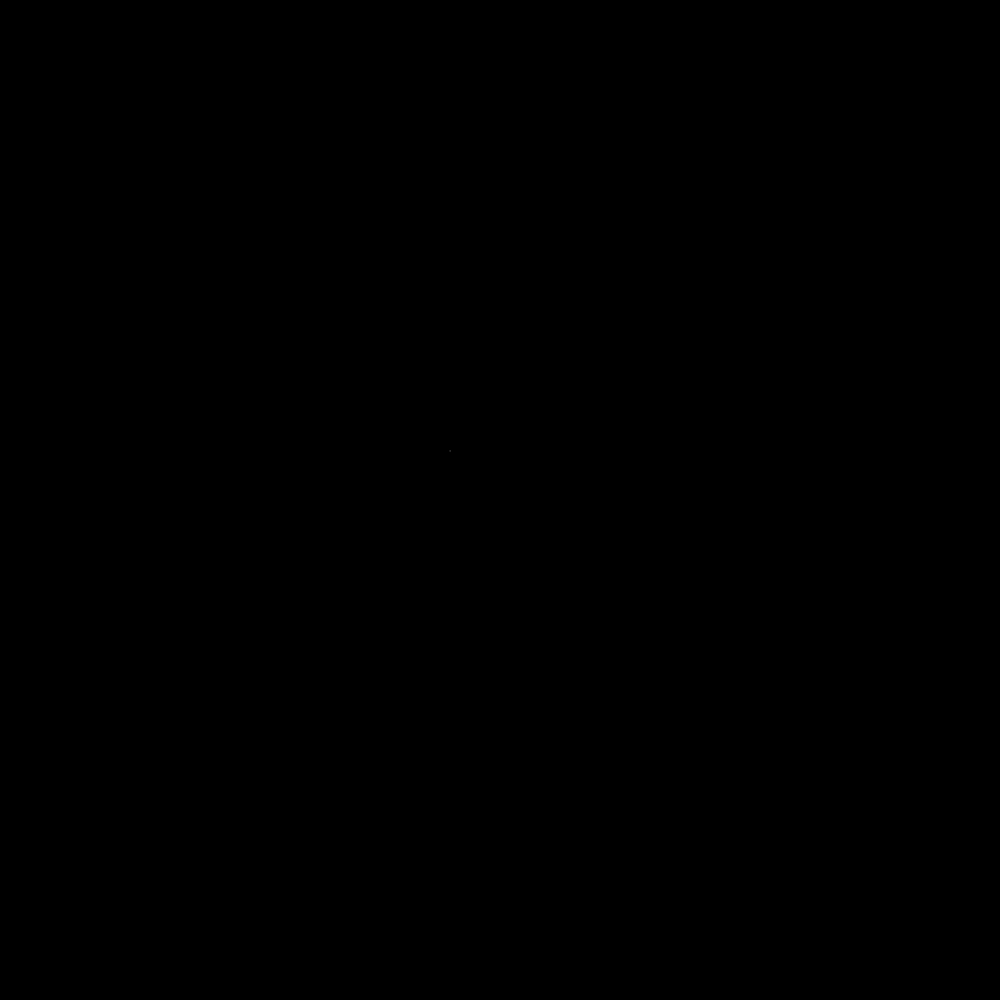
Frame 1 (no input)
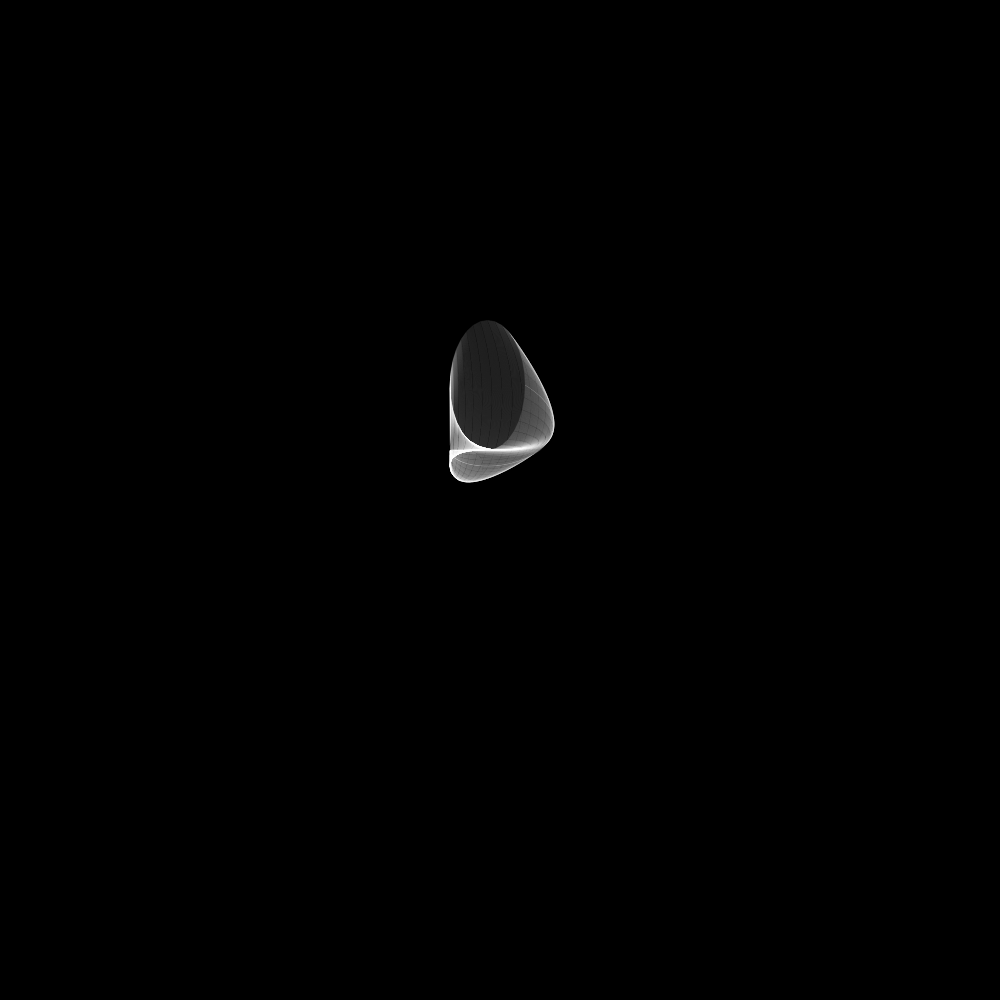
Frame 60 (no input)
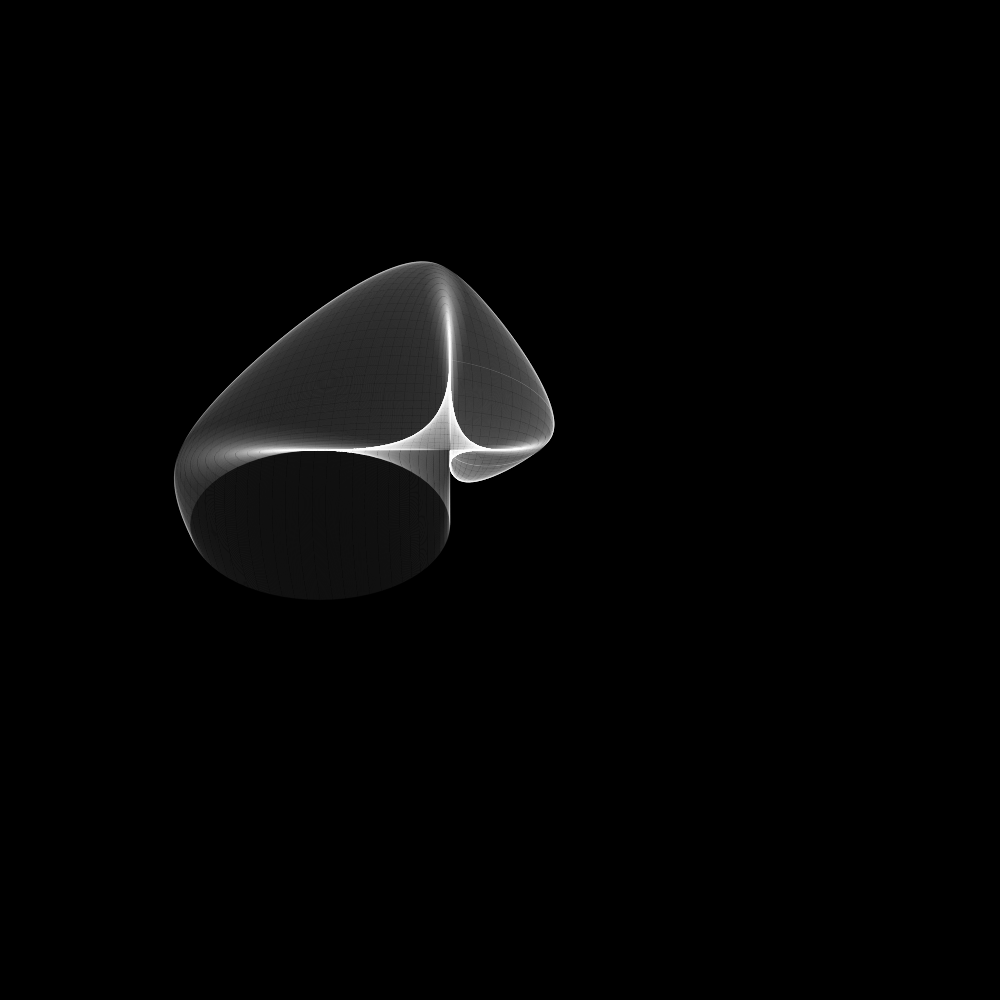
Frame 120 (the mouse pressed at the canvas centre since frame 60)

The p5.js sketch that drew these frames (run headless with seeded random() and noise() and a simulated clock; from frame 60 on, the mouse is pressed at the canvas centre):

// p5.js sketch
// ── sketch.js
// Sin variables
let amplitude_sin = 0.5;
let frequency_sin = 0.5;
// Cos variables
let amplitude_cos = 0.5;
let frequency_cos = 0.5;

function setup() {
    // Create canvas
    createCanvas(1000, 1000);
    background(0);
}

function draw() {
    translate(450, 450);
    noFill();
    stroke(255, 5);
    // Draw 100 frames in one
    for (let i = 0; i < 50; i++) {
        let delta_time = (((frameCount - 1) * 5) + (i / 10));
        ellipse(
            sin(radians(delta_time) * frequency_sin) * (delta_time * amplitude_sin) / 2,
            cos(radians(delta_time) * frequency_cos) * (delta_time * amplitude_cos) / 2,
            sin(radians(delta_time) * frequency_sin) * (delta_time * amplitude_sin),
            cos(radians(delta_time) * frequency_cos) * (delta_time * amplitude_cos));
    }
}
